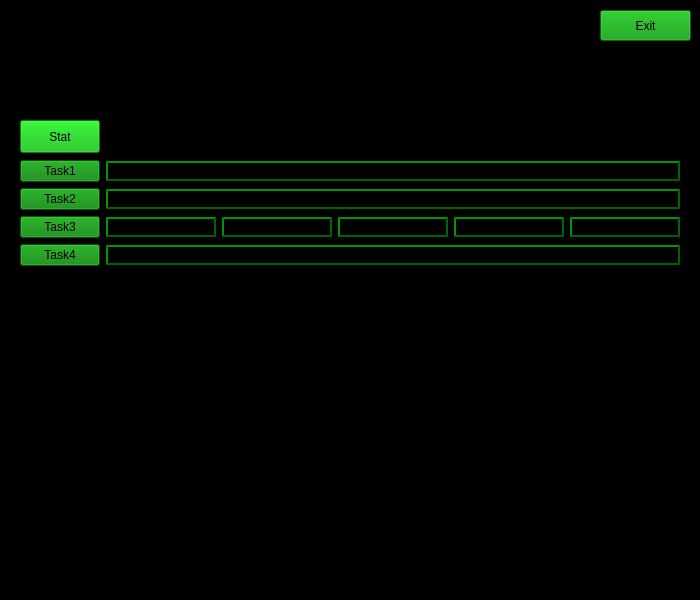
<?xml version="1.0" encoding="UTF-8"?>
<ui version="4.0">
 <class>MainWindow</class>
 <widget class="QMainWindow" name="MainWindow">
  <property name="geometry">
   <rect>
    <x>0</x>
    <y>0</y>
    <width>700</width>
    <height>600</height>
   </rect>
  </property>
  <property name="windowTitle">
   <string>MainWindow</string>
  </property>
  <property name="styleSheet">
   <string notr="true">background-color: rgb(0, 0, 0)</string>
  </property>
  <widget class="QWidget" name="centralwidget">
   <widget class="QWidget" name="gridLayoutWidget">
    <property name="geometry">
     <rect>
      <x>20</x>
      <y>160</y>
      <width>660</width>
      <height>400</height>
     </rect>
    </property>
    <layout class="QGridLayout" name="gridLayout">
     <item row="2" column="2">
      <widget class="QLineEdit" name="lineEditTask2">
       <property name="styleSheet">
        <string notr="true"> border-style: outset;
 border-width: 2px;
 border-color: rgb(0, 100, 0)</string>
       </property>
      </widget>
     </item>
     <item row="4" column="2">
      <widget class="QLineEdit" name="lineEditTask4">
       <property name="styleSheet">
        <string notr="true"> border-style: outset;
 border-width: 2px;
 border-color: rgb(0, 100, 0)</string>
       </property>
      </widget>
     </item>
     <item row="3" column="0">
      <widget class="QPushButton" name="pushButtonTask3">
       <property name="styleSheet">
        <string notr="true">background-color: rgb(0, 128, 0)</string>
       </property>
       <property name="text">
        <string>Task3</string>
       </property>
      </widget>
     </item>
     <item row="3" column="2">
      <layout class="QHBoxLayout" name="horizontalLayout_2">
       <item>
        <widget class="QLineEdit" name="lineTask31">
         <property name="styleSheet">
          <string notr="true"> border-style: outset;
 border-width: 2px;
 border-color: rgb(0, 100, 0)</string>
         </property>
        </widget>
       </item>
       <item>
        <widget class="QLineEdit" name="lineTask32">
         <property name="styleSheet">
          <string notr="true"> border-style: outset;
 border-width: 2px;
 border-color: rgb(0, 100, 0)

</string>
         </property>
        </widget>
       </item>
       <item>
        <widget class="QLineEdit" name="lineTask33">
         <property name="styleSheet">
          <string notr="true"> border-style: outset;
 border-width: 2px;
 border-color: rgb(0, 100, 0)</string>
         </property>
        </widget>
       </item>
       <item>
        <widget class="QLineEdit" name="lineTask34">
         <property name="styleSheet">
          <string notr="true"> border-style: outset;
 border-width: 2px;
 border-color: rgb(0, 100, 0)</string>
         </property>
        </widget>
       </item>
       <item>
        <widget class="QLineEdit" name="lineTask35">
         <property name="styleSheet">
          <string notr="true"> border-style: outset;
 border-width: 2px;
 border-color: rgb(0, 100, 0)</string>
         </property>
        </widget>
       </item>
      </layout>
     </item>
     <item row="1" column="0">
      <widget class="QPushButton" name="pushButtonTask1">
       <property name="styleSheet">
        <string notr="true">background-color: rgb(0, 128, 0)</string>
       </property>
       <property name="text">
        <string>Task1</string>
       </property>
      </widget>
     </item>
     <item row="2" column="0">
      <widget class="QPushButton" name="pushButtonTask2">
       <property name="styleSheet">
        <string notr="true">background-color: rgb(0, 128, 0)</string>
       </property>
       <property name="text">
        <string>Task2</string>
       </property>
      </widget>
     </item>
     <item row="4" column="0">
      <widget class="QPushButton" name="pushButtonTask4">
       <property name="styleSheet">
        <string notr="true">background-color: rgb(0, 128, 0)</string>
       </property>
       <property name="text">
        <string>Task4</string>
       </property>
      </widget>
     </item>
     <item row="1" column="2">
      <widget class="QLineEdit" name="lineEditTask1">
       <property name="styleSheet">
        <string notr="true"> border-style: outset;
 border-width: 2px;
 border-color: rgb(0, 100, 0)</string>
       </property>
      </widget>
     </item>
     <item row="6" column="2" rowspan="2">
      <widget class="QLabel" name="label">
       <property name="maximumSize">
        <size>
         <width>620</width>
         <height>200</height>
        </size>
       </property>
       <property name="text">
        <string/>
       </property>
       <property name="alignment">
        <set>Qt::AlignmentFlag::AlignLeading|Qt::AlignmentFlag::AlignLeft|Qt::AlignmentFlag::AlignTop</set>
       </property>
       <property name="wordWrap">
        <bool>true</bool>
       </property>
      </widget>
     </item>
    </layout>
   </widget>
   <widget class="QPushButton" name="pushButtonExit">
    <property name="geometry">
     <rect>
      <x>600</x>
      <y>10</y>
      <width>91</width>
      <height>31</height>
     </rect>
    </property>
    <property name="styleSheet">
     <string notr="true">background-color: rgb(0, 150, 0)</string>
    </property>
    <property name="text">
     <string>Exit</string>
    </property>
   </widget>
   <widget class="QTextBrowser" name="textBrowser">
    <property name="geometry">
     <rect>
      <x>20</x>
      <y>10</y>
      <width>570</width>
      <height>140</height>
     </rect>
    </property>
    <property name="html">
     <string>&lt;!DOCTYPE HTML PUBLIC &quot;-//W3C//DTD HTML 4.0//EN&quot; &quot;http://www.w3.org/TR/REC-html40/strict.dtd&quot;&gt;
&lt;html&gt;&lt;head&gt;&lt;meta name=&quot;qrichtext&quot; content=&quot;1&quot; /&gt;&lt;meta charset=&quot;utf-8&quot; /&gt;&lt;style type=&quot;text/css&quot;&gt;
p, li { white-space: pre-wrap; }
hr { height: 1px; border-width: 0; }
li.unchecked::marker { content: &quot;\2610&quot;; }
li.checked::marker { content: &quot;\2612&quot;; }
&lt;/style&gt;&lt;/head&gt;&lt;body style=&quot; font-family:'Hack'; font-size:16pt; font-weight:400; font-style:normal;&quot;&gt;
&lt;p style=&quot; margin-top:0px; margin-bottom:0px; margin-left:0px; margin-right:0px; -qt-block-indent:0; text-indent:0px;&quot;&gt;Task1: rsa&lt;/p&gt;
&lt;p style=&quot; margin-top:0px; margin-bottom:0px; margin-left:0px; margin-right:0px; -qt-block-indent:0; text-indent:0px;&quot;&gt;Task2: sha512&lt;/p&gt;
&lt;p style=&quot; margin-top:0px; margin-bottom:0px; margin-left:0px; margin-right:0px; -qt-block-indent:0; text-indent:0px;&quot;&gt;Task3: dichotomy method&lt;/p&gt;
&lt;p style=&quot; margin-top:0px; margin-bottom:0px; margin-left:0px; margin-right:0px; -qt-block-indent:0; text-indent:0px;&quot;&gt;Task4: dijkstra algorithm&lt;/p&gt;
&lt;p style=&quot;-qt-paragraph-type:empty; margin-top:0px; margin-bottom:0px; margin-left:0px; margin-right:0px; -qt-block-indent:0; text-indent:0px;&quot;&gt;&lt;br /&gt;&lt;/p&gt;&lt;/body&gt;&lt;/html&gt;</string>
    </property>
   </widget>
   <widget class="QPushButton" name="pushButtonStat">
    <property name="geometry">
     <rect>
      <x>20</x>
      <y>120</y>
      <width>80</width>
      <height>33</height>
     </rect>
    </property>
    <property name="styleSheet">
     <string notr="true">background-color: rgb(0, 180, 0)</string>
    </property>
    <property name="text">
     <string>Stat</string>
    </property>
   </widget>
  </widget>
  <widget class="QMenuBar" name="menubar">
   <property name="geometry">
    <rect>
     <x>0</x>
     <y>0</y>
     <width>800</width>
     <height>30</height>
    </rect>
   </property>
  </widget>
  <widget class="QStatusBar" name="statusbar"/>
 </widget>
 <resources/>
 <connections/>
</ui>
